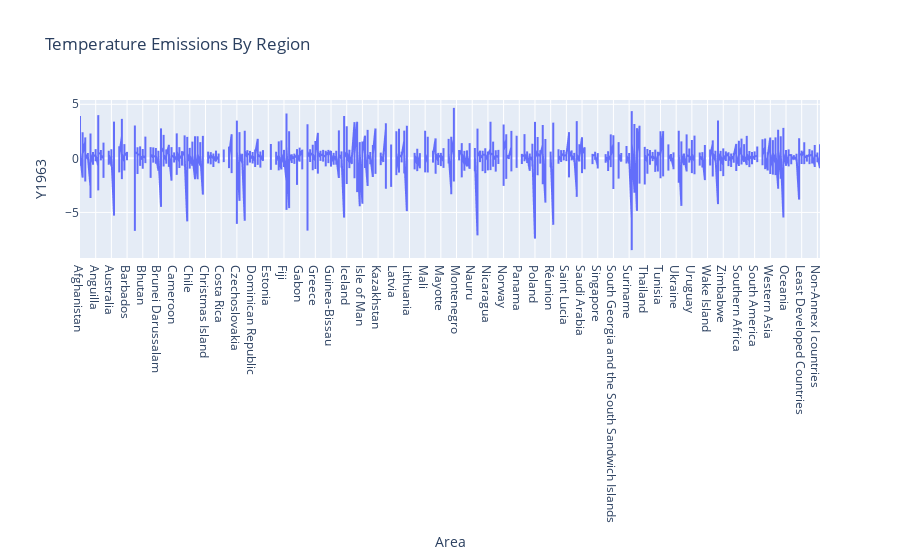

This figure's notebook cell:
### Code cell
import plotly.express as px

fig = px.line(environment_df, x = 'Area', y = 'Y1963', title='Temperature Emissions By Region')
fig.show()

### Figure 1 — Plotly figure (JSON) as saved in the notebook; plotly's stock layout.template omitted (floating-point values rounded to 4 significant figures; data arrays with more than 128 entries replaced by an {"elided": "..."} marker saying what was removed)
{"data": [{"hovertemplate": "Area=%{x}<br>Y1963=%{y}<extra></extra>", "legendgroup": "", "line": {"color": "#636efa", "dash": "solid"}, "mode": "lines", "name": "", "showlegend": false, "type": "scattergl", "x": {"elided": "9657 str values"}, "xaxis": "x", "y": {"elided": "9657 float values"}, "yaxis": "y"}], "layout": {"legend": {"tracegroupgap": 0}, "title": {"text": "Temperature Emissions By Region"}, "xaxis": {"anchor": "y", "domain": [0, 1], "title": {"text": "Area"}}, "yaxis": {"anchor": "x", "domain": [0, 1], "title": {"text": "Y1963"}}}}
